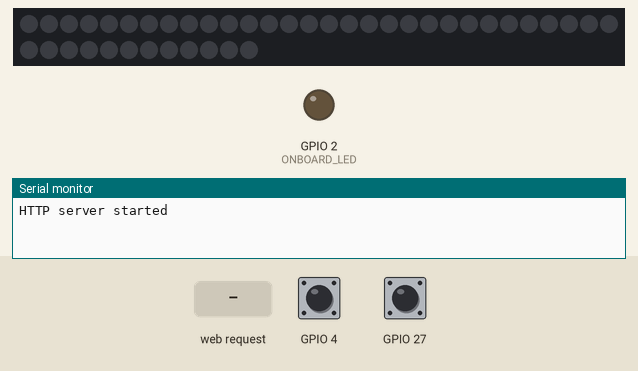
This sketch was run on a simulated ESP32. On the bench: 42 RGB LEDs in strip order, left to right, continuing on the next row, output pins drawn as LEDs (lit = HIGH), the last lines printed to the serial monitor. The inputs (shaded band) are chosen by the test bench; at power-on: GPIO 27 HIGH, GPIO 4 HIGH. Dim RGB values are drawn brighter than linear.

Above: at 3.3 s.
3.4 s: HTTP request GET /delay received
At 4.6 s:
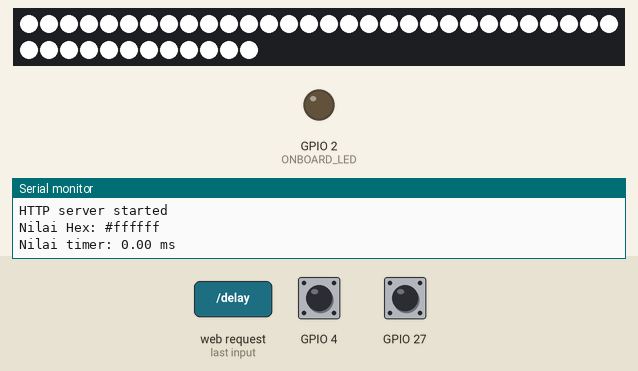
5.8 s: HTTP request GET /warna?hex=1 received
At 6.9 s:
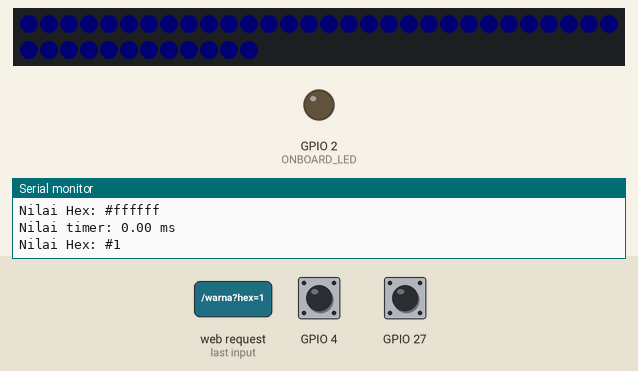
7.3 s: GPIO 27 pulled LOW for 1 s
At 8.9 s:
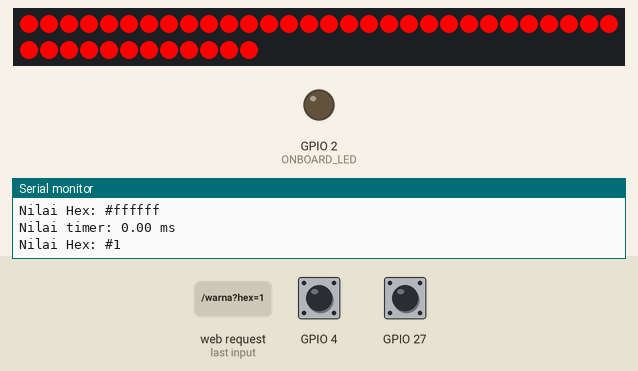
9.8 s: HTTP request GET /duawarna received
At 9.95 s:
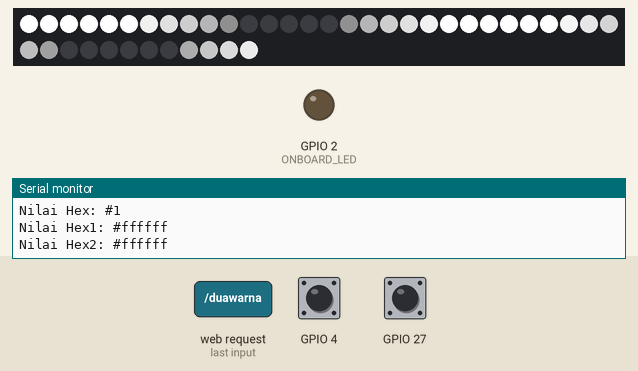
12.2 s: HTTP request GET /duawarna?hex1=1 received
At 12.38 s:
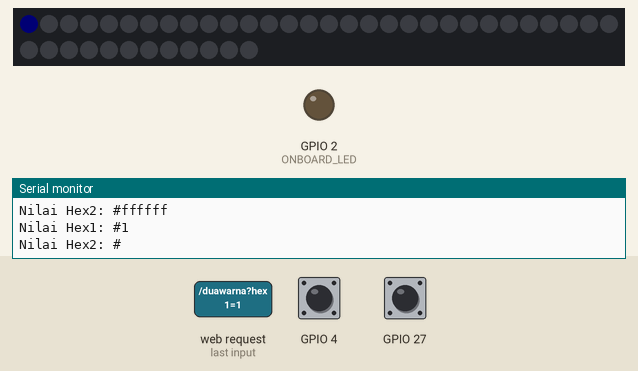
14.9 s: HTTP request GET /delay?hex=0 received
At 15.05 s:
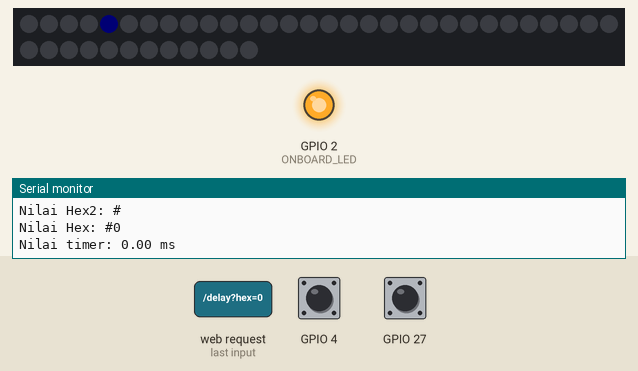
Timing chart, 0 to 17.9 s (numbered marks = the images above; inputs shaded):
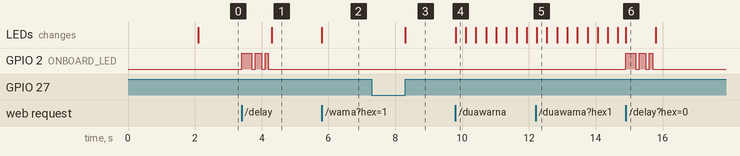

The sketch:

TLight.ino
```cpp
//Proyek Sistem Benam
//Iman Herlambang Suherman
//1806147924

//Memasukkan Library
#include <WiFi.h>
#include <WebServer.h>
#include <FastLED.h>
#include <stdlib.h>

// Define Variable statis
#define ONBOARD_LED 2
#define LED_PIN     5
#define NUM_LEDS    42
#define BRIGHTNESS  255
#define LED_TYPE    WS2811
#define COLOR_ORDER GRB
#define UPDATES_PER_SECOND 100

//Touch Variable
boolean touchStarted = false;
unsigned long touchTime = 0;
int threshold = 50;
int touchMinDuration = 1000;
int count;
int count2;
int pallete_selector=1;

//Variabel FastLED
CRGB leds[NUM_LEDS];
CRGBPalette16 currentPalette;
TBlendType    currentBlending;

/* Put your SSID & Password */
const char* ssid = "TLight";  // Enter SSID here
const char* password = "12345678";  //Enter Password here

/* Put IP Address details */
IPAddress local_ip(192, 168, 1, 1);
IPAddress gateway(192, 168, 1, 1);
IPAddress subnet(255, 255, 255, 0);

WebServer server(80); //Port Wifi

//Define Variable Public
char hex[10];
String temp_hex = "";
char hex1[10];
String temp_hex1 = "";
char hex2[10];
char hex3[10];
String temp_hex2 = "";
char *pointah;
float nilai_timer = 0;
float timer_starts = 0;

bool LEDtoggle = LOW;
bool LEDtoggledualcolor = LOW;
bool LEDtimer = LOW;
bool LEDtimer_toggle = LOW;

void touched() {              //Variabel Ketika On/Off ditekan
  LEDtoggle=!LEDtoggle;
  LEDtoggledualcolor = LOW;
  LEDtimer = LOW;
  LEDtimer_toggle = LOW;
}
void touched_cycle() {        //Variabel Ketika Cycle ditekan
  pallete_selector=pallete_selector%16;
  if (pallete_selector==1)strcpy(hex,"ffffff");
  else if(pallete_selector==2)strcpy(hex,"ff0000");
  else if(pallete_selector==3)strcpy(hex,"d52a00");
  else if(pallete_selector==4)strcpy(hex,"ab5500");
  else if(pallete_selector==5)strcpy(hex,"ab7f00");
  else if(pallete_selector==6)strcpy(hex,"abab00");
  else if(pallete_selector==7)strcpy(hex,"56d500");
  else if(pallete_selector==8)strcpy(hex,"00ff00");
  else if(pallete_selector==9)strcpy(hex,"00d52a");
  else if(pallete_selector==10)strcpy(hex,"00ab55");
  else if(pallete_selector==11)strcpy(hex,"0056aa");
  else if(pallete_selector==12)strcpy(hex,"0000ff");
  else if(pallete_selector==13)strcpy(hex,"2a00d5");
  else if(pallete_selector==14)strcpy(hex,"5500ab");
  else if(pallete_selector==15)strcpy(hex,"7f0081");
  else if(pallete_selector==16)strcpy(hex,"ab0055");
  else if(pallete_selector==0)strcpy(hex,"d5002b");
}

void setup() {
  strcpy(hex,"ffffff");       //Set Variabel awal agar nilai inisial tersimpan dan dapat ditampilkan di webserver
  strcpy(hex1,"ffffff");
  strcpy(hex2,"ffffff");
  strcpy(hex3,"ffffff");
  Serial.begin(115200);       //Set Serial untuk debugging

  WiFi.softAP(ssid, password);                  //Buat Access Point
  delay(2000);                                  //Delay 2 detik hingga access point terbuat
  WiFi.softAPConfig(local_ip, gateway, subnet); //Set COnfig
  delay(100);
  pinMode(ONBOARD_LED, OUTPUT);
  digitalWrite(ONBOARD_LED, LOW);

  //Set Interrupt untuk HTTP REST
  server.on("/", handle_OnConnect);
  server.on("/warna", handle_warna);
  server.on("/duawarna", handle_dua_warna);
  server.on("/delay", delay_satu_warna);
  server.on("/offled", handle_off);
  server.onNotFound(handle_NotFound);
  //Mulai Serer
  server.begin();
  FastLED.addLeds<LED_TYPE, LED_PIN, COLOR_ORDER>(leds, NUM_LEDS).setCorrection( TypicalLEDStrip );
  FastLED.setBrightness(BRIGHTNESS);
  currentBlending = LINEARBLEND;
  Serial.println("HTTP server started");
}
void loop() {
  //FastLED.show();
  server.handleClient();
  if (LEDtoggle)                            //1 Warna
  {
    //digitalWrite(LED1pin, HIGH);
    for (int dot = 0; dot < NUM_LEDS; dot++) {
      leds[dot] = strtoul(hex, &(pointah), 16);
    }
    FastLED.show();
  }
  else if (LEDtoggledualcolor) {            //Transisi 2 Warna
    //    Serial.print("Dual Color Start");
    static uint8_t startIndex = 0;
    startIndex = startIndex + 1; /* motion speed */
    SetupDuaWarna();

    FillLEDsFromPaletteColors(startIndex);

    FastLED.show();
    FastLED.delay(1000 / UPDATES_PER_SECOND);
  }
  else if (LEDtimer) {                      //Mode Timer / Mode Que

    if ((millis() - timer_starts) >= nilai_timer) {
      //      Serial.print("Waktu = ");
      //      Serial.println(millis());
      digitalWrite(ONBOARD_LED, HIGH);
      delay(300);
      digitalWrite(ONBOARD_LED, LOW);
      delay(100);
      digitalWrite(ONBOARD_LED, HIGH);
      delay(200);
      digitalWrite(ONBOARD_LED, LOW);
      delay(100);
      digitalWrite(ONBOARD_LED, HIGH);
      delay(100);
      digitalWrite(ONBOARD_LED, LOW);
      delay(100);
      LEDtimer = LOW;
      LEDtimer_toggle = HIGH;
    }
    else if (millis() % 1000 >= 0 && millis() % 1000 <= 100) {
      digitalWrite(ONBOARD_LED, HIGH);
    }
    else {
      digitalWrite(ONBOARD_LED, LOW);
    }
  }

  else if (LEDtimer_toggle) {                   //Nyalakan lampu saat timer selesai
    for (int dot = 0; dot < NUM_LEDS; dot++) {
      leds[dot] = strtoul(hex3, &(pointah), 16);
    }
    FastLED.show();
  }
  else
  {
    //digitalWrite(LED2pin, LOW);
    for (int dot = 0; dot < NUM_LEDS; dot++) {
      leds[dot] = CRGB::Black;
    }
    FastLED.show();
  }
  //Perintah untuk memonitor pin 4 dan membaca capacitive touch
  int t = touchRead(4);
//  Serial.print("First=");
//  Serial.print(t);
  if (t < threshold && !touchStarted) { // ketika baru disentuh
    touchStarted = true;
    touchTime = millis();
    //    Serial.println("Awal Sentuhan");
    //    Serial.print("millis = ");
    //      Serial.println(touchTime);
  }
  else if (t >= threshold && touchStarted && count > 120) { // sentuhan selesai
    if (millis() - touchTime > touchMinDuration) {
      //      Serial.println("Akhir Sentuhan");
      //      Serial.print("millis = ");
      //      Serial.println(millis());
      touched();
      touchStarted = false;
      count = 0;
    }
  }
  else if (t < threshold) {     //Penghitungan filter untuk mencegah adanya sentuhan yang tidak dikehendaki
    count++;
  }
  else {                        //Reset perhitungan ketika kondisi bukan sentuhan sesungguhnya
    count = 0;
  }

  //Perintah untuk memonitor pin 27 dan membaca capacitive touch
  int t2 = touchRead(27);
//  Serial ntln(t2);
  if (t2 < threshold && !touchStarted) { // ketika baru disentuh
    touchStarted = true;
    touchTime = millis();
    //    Serial.println("Awal Sentuhan");
    //    Serial.print("millis = ");
    //      Serial.println(touchTime);
  }
  else if (t2 >= threshold && touchStarted && count2 > 120) { // sentuhan selesai
    if (millis() - touchTime > touchMinDuration) {
      //      Serial.println("Akhir Sentuhan");
      //      Serial.print("millis = ");
      //      Serial.println(millis());
      pallete_selector++;
      touched_cycle();
      touchStarted = false;
      count2 = 0;
    }
  }
  else if (t2 < threshold) {      //Penghitungan filter untuk mencegah adanya sentuhan yang tidak dikehendaki
    count2++;
  }
  else {                          //Reset perhitungan ketika kondisi bukan sentuhan sesungguhnya
    count2 = 0;
  }
}

void handle_OnConnect() {       //Interrupt untuk kondisi HTTP Connect
  Serial.println("All COnnected | Starting");
  server.send(200, "text/html", SendHTML());
}

void handle_warna() {         //Interrupt untuk kondisi HTTP dengan request warna?hex=
  LEDtoggle = HIGH;
  LEDtoggledualcolor = LOW;
  LEDtimer = LOW;
  for (int i = 0; i < server.args(); i++) {
    //hex = server.arg("hex").toCharArray(char_array, str_len);
    //Serial.print(server.args());
    temp_hex = server.arg("hex");
    temp_hex.toCharArray(hex, server.arg("hex").length() + 1);
  }
  Serial.print("Nilai Hex: #");
  Serial.println(hex);
  server.send(200, "text/html", SendHTML());
}

void delay_satu_warna() {     //Interrupt untuk kondisi HTTP dengan request delay?hex=&time=
  LEDtoggle = LOW;
  LEDtoggledualcolor = LOW;
  LEDtimer = HIGH;
  LEDtimer_toggle = LOW;
  String timer_temp = "";
  char timer_char[10] = "";
  for (int i = 0; i < server.args(); i++) {
    //hex = server.arg("hex").toCharArray(char_array, str_len);
    //Serial.print(server.args());
    temp_hex = server.arg("hex");
    temp_hex.toCharArray(hex3, server.arg("hex").length() + 1);
    timer_temp = server.arg("time");
    timer_temp.toCharArray(timer_char, server.arg("time").length() + 1);
  }
  nilai_timer = atof(timer_char) * 1000;
  Serial.print("Nilai Hex: #");
  Serial.println(hex3);
  Serial.print("Nilai timer: ");
  Serial.print(nilai_timer);
  Serial.println(" ms");
  timer_starts = millis();
  server.send(200, "text/html", SendHTML());
}

void handle_dua_warna() {         //Interrupt untuk kondisi HTTP dengan request duawarna?hex1=&hex2
  LEDtoggledualcolor = HIGH;
  LEDtoggle = LOW;
  LEDtimer = LOW;
  for (int i = 0; i < server.args(); i++) {
    temp_hex1 = server.arg("hex1");
    temp_hex1.toCharArray(hex1, server.arg("hex1").length() + 1);
    temp_hex2 = server.arg("hex2");
    temp_hex2.toCharArray(hex2, server.arg("hex2").length() + 1);
  }
  Serial.print("Nilai Hex1: #");
  Serial.println(hex1);
  Serial.print("Nilai Hex2: #");
  Serial.println(hex2);
  server.send(200, "text/html", SendHTML());
}

void handle_off() {             //Interrupt untuk kondisi HTTP dengan url /offled
  LEDtoggle = LOW;
  LEDtoggledualcolor = LOW;
  LEDtimer = LOW;
  LEDtimer_toggle = LOW;
  Serial.println("Lampu Dimatikan");
  server.send(200, "text/html", SendHTML());
}

void handle_NotFound() {        //Interrupt untuk kondisi HTTP not found
  server.send(404, "text/plain", "Not found");
}

String SendHTML() {             //Kirim halaman HTML (kode ada di drive)
  String html = "<!DOCTYPE html> <html> <head> </head> <body> <meta name=\"viewport\" content=\"width=device-width, initial-scale=1.0, user-scalable=no\"> <title>TLight &#169</title> <style> html{ font-family: Helvetica; display: inline-block; margin: 0px auto; text-align: center;} body{margin-top: 50px;} h1 {color: #444444;margin: 50px auto 30px;font-size:7vw;} h2 {font-size:5vw} h3 {color: #444444;margin-bottom: 0px;font-size:3vw} h4 {color: #444444;font-size:3vw} hr.solid { border-top: 3px dashed #bbb; } .button {display: block;width: 40px;background-color: #3498db;border: none;color: white;padding: 13px 20px;text-decoration: none;font-size: 3vw;margin: 0px auto 35px;cursor: pointer;border-radius: 4px;width: 15%;} .button2 {display: block;width: 40px;background-color: #ff0000;border: none;color: white;padding: 13px 20px;text-decoration: none;font-size: 3vw;margin: 0px auto 35px;cursor: pointer;border-radius: 4px;width: 50%;} input[type=\"color\"].custom {padding: 0;border: none;height: 50px;width: 25%;vertical-align: middle;} </style> <h1>TLight &#169 WebApp</h1> <h4>by Iman Herlambang S</h4> <h4>1806147924</h4> <hr class=\"solid\"> <!--label for=\"colorpicker\">Pilih :</label--> <h2>Pilih Warna</h1> <p> <input type=\"color\" id=\"colorpicker\" value=\"#";
  html += hex;
  html += "\" class=\"custom\"> <p> <a class=\"button\" href=\"#\" id=\"change_color\" role=\"button\">Ganti Warna</a> <hr class=\"solid\"> <h2>Transisi 2 Warna</h1> <h3>Pilih Warna1</h3> <p> <input type=\"color\" id=\"colorpicker1\" value=\"#";
  html += hex1;
  html += "\" class=\"custom\"> <p> <h3>Pilih Warna2</h3> <p> <input type=\"color\" id=\"colorpicker2\" value=\"#";
  html += hex2;
  html += "\" class=\"custom\"> <p> <a class=\"button\" href=\"#\" id=\"change_color2\" role=\"button\">Ganti Warna</a> <hr class=\"solid\"> <!--label for=\"colorpicker\">Pilih :</label--> <h2>Pilih Warna dan Waktu</h1> <p> <input type=\"color\" id=\"colorpicker3\" value=\"#";
  html += hex3;
  html += "\" class=\"custom\"> <p> <h3>Delay dalam detik(max 10 menit):</h3> <input type=\"number\" id=\"timer\" min=\"0\" max=\"600\"> <p> <a class=\"button\" href=\"#\" id=\"change_color3\" role=\"button\">Start Timer</a> <hr class=\"solid\"> <a class=\"button2\" href=\"/offled\" id=\"turn_off\" role=\"button\">&#9888 Matikan &#9888</a> </body> <script> document.getElementById(\"colorpicker\").onchange = function() { backRGB = this.value; console.log(backRGB); document.getElementById(\"change_color\").href=\"warna?hex=\" + document.getElementById(\"colorpicker\").value.substring(1); } </script> <script> document.getElementById(\"change_color\").href=\"warna?hex=\" + document.getElementById(\"colorpicker\").value.substring(1); </script> <script> document.getElementById(\"colorpicker1\").onchange = function() { backRGB1 = this.value; console.log(backRGB1); document.getElementById(\"change_color2\").href=\"duawarna?hex1=\" + document.getElementById(\"colorpicker1\").value.substring(1)+\"&hex2=\"+ document.getElementById(\"colorpicker2\").value.substring(1); } </script> <script> document.getElementById(\"colorpicker2\").onchange = function() { backRGB2 = this.value; console.log(backRGB2); document.getElementById(\"change_color2\").href=\"duawarna?hex1=\" + document.getElementById(\"colorpicker1\").value.substring(1)+\"&hex2=\"+ document.getElementById(\"colorpicker2\").value.substring(1); } </script> <script> document.getElementById(\"change_color2\").href=\"duawarna?hex1=\" + document.getElementById(\"colorpicker1\").value.substring(1)+\"&hex2=\"+ document.getElementById(\"colorpicker2\").value.substring(1); </script>";
  html += "\n";
  html += " <script> document.getElementById(\"colorpicker3\").onchange = function() { backRGB3 = this.value; console.log(backRGB3); document.getElementById(\"change_color3\").href=\"delay?hex=\" + document.getElementById(\"colorpicker3\").value.substring(1)+\"&time=\"+ document.getElementById(\"timer\").value; } ";
  html += "\n";
  html += "document.getElementById(\"timer\").onchange = function() { ";
  html += "\n";
  html += "timer = this.value; console.log(timer); document.getElementById(\"change_color3\").href=\"delay?hex=\" + document.getElementById(\"colorpicker3\").value.substring(1)+\"&time=\"+ document.getElementById(\"timer\").value; } </script> </html>";
  return html;
}

void FillLEDsFromPaletteColors( uint8_t colorIndex)     //Kode untuk mengisi warna sesuai dengan color pallete (transisi 2 warna)
{
  uint8_t brightness = 255;

  for ( int i = 0; i < NUM_LEDS; ++i) {
    leds[i] = ColorFromPalette( currentPalette, colorIndex, brightness, currentBlending);
    colorIndex += 3;
  }
}

void SetupDuaWarna()                                  //Kode transisi 2 warna
{
  //    CRGB purple = CHSV( HUE_PURPLE, 255, 255);
  //    CRGB green  = CHSV( HUE_GREEN, 255, 255);
  //    CRGB black  = CRGB::Black;
  CRGB warnapertama = strtoul(hex1, &(pointah), 16);
  CRGB warnakedua  = strtoul(hex2, &(pointah), 16);
  CRGB black  = CRGB::Black;

  currentPalette = CRGBPalette16(
                     warnakedua,  warnakedua,  black,  black,
                     warnapertama, warnapertama, black,  black,
                     warnakedua,  warnakedua,  black,  black,
                     warnapertama, warnapertama, black,  black );
}
```

Measured:
- after the input at 3.4 s, GPIO 2 (ONBOARD_LED): goes HIGH 0.30 s, LOW 0.10 s, HIGH 0.20 s, LOW 0.10 s, HIGH 0.10 s, then LOW, starting at once; the LEDs: change after 0.90 s (image 1)
- after the input at 5.8 s, the LEDs: change at once (image 2)
- after the input at 7.3 s, the LEDs: change after 1.0 s (image 3)
- after the input at 9.8 s, the LEDs: change at once (image 4)
- after the input at 12.2 s, the LEDs: change at once (image 5)
- after the input at 14.9 s, GPIO 2 (ONBOARD_LED): goes HIGH 0.30 s, LOW 0.10 s, HIGH 0.20 s, LOW 0.10 s, HIGH 0.10 s, then LOW, starting at once
